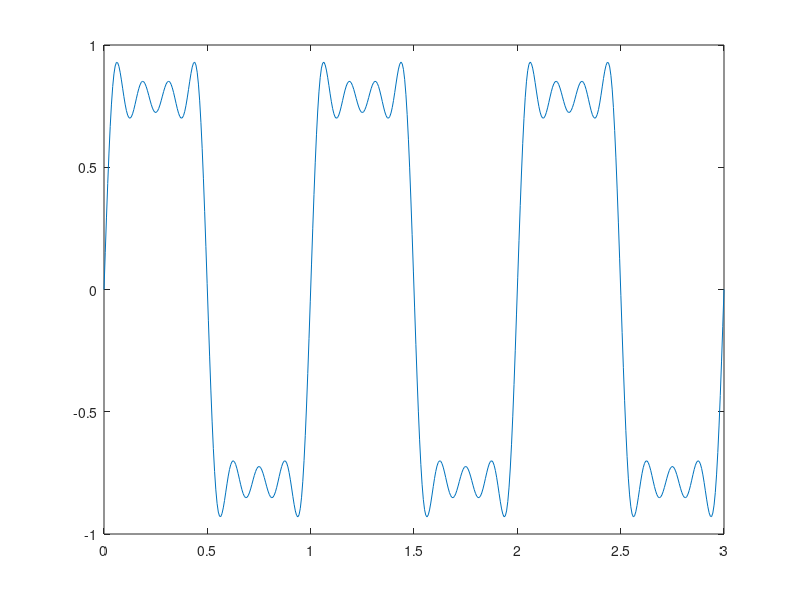

Source code (MATLAB):
clc
clear all
close all

% ____________Input____________

f = 1;
can_periodos = 3;
S=4; %componentes de frecuencias
% ____________Procesos____________

t = linspace(0,can_periodos/f,500);

comp1= 0;

for N=1:S+S-1
    if(mod(N,2)~=0)
        comp1=comp1+(1/N)*sin(2*pi*N*f*t);
    end
    
end

% ____________Salida____________

figure(1)
plot(t,comp1)
